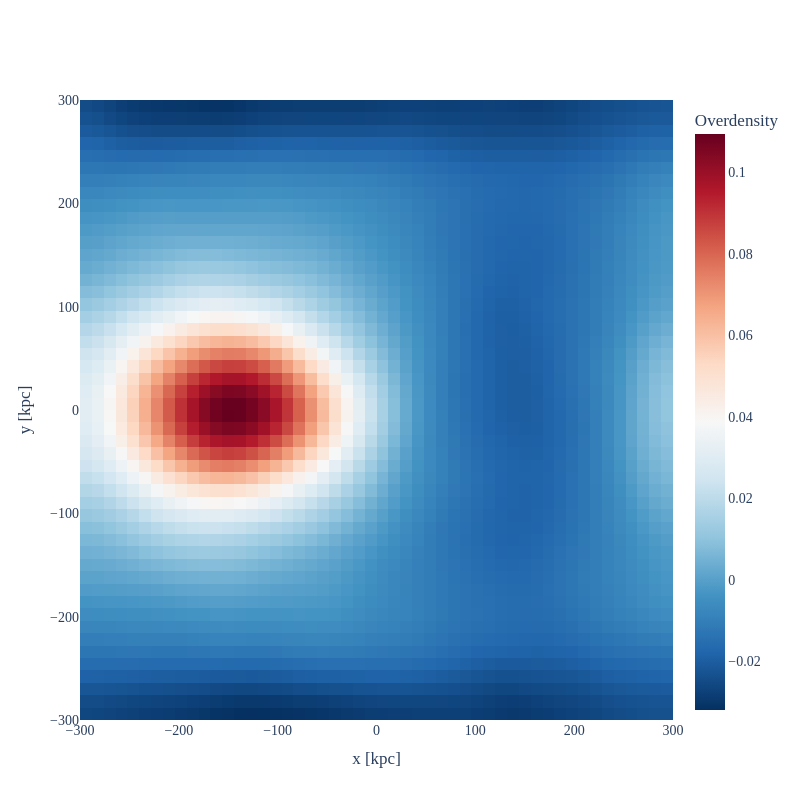
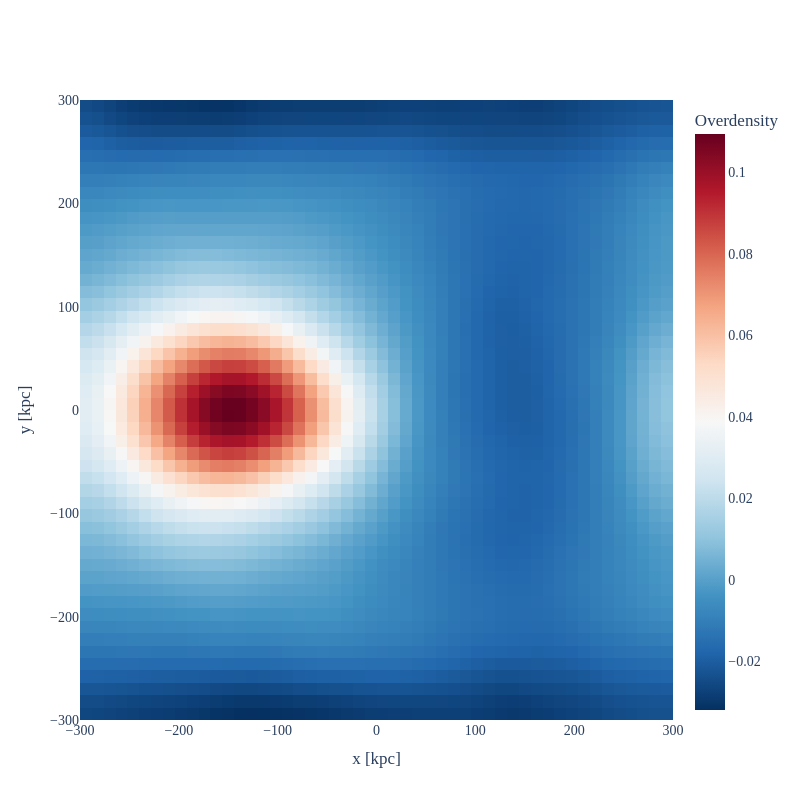

Here is the notebook cell these charts were saved with, in order:
### Code cell
plot_OD_gaussian_interactive(x, y, (50, 50), 2,'x [kpc]', 'y [kpc]')

### Figure 1 — Plotly figure (JSON) as saved in the notebook; plotly's stock layout.template omitted (floating-point values rounded to 4 significant figures; data arrays with more than 128 entries replaced by an {"elided": "..."} marker saying what was removed)
{"data": [{"colorbar": {"title": {"text": "Overdensity"}}, "colorscale": [[0, "rgb(5,48,97)"], [0.1, "rgb(33,102,172)"], [0.2, "rgb(67,147,195)"], [0.3, "rgb(146,197,222)"], [0.4, "rgb(209,229,240)"], [0.5, "rgb(247,247,247)"], [0.6, "rgb(253,219,199)"], [0.7, "rgb(244,165,130)"], [0.8, "rgb(214,96,77)"], [0.9, "rgb(178,24,43)"], [1, "rgb(103,0,31)"]], "hovertemplate": "x [kpc]: %{x:.3f}<br>y [kpc]: %{y:.3f}<br>OD: %{z:.3f}<extra></extra>", "type": "heatmap", "x": [-294.0, -282.0, -270.0, -258.0, -246.0, -234.0, -222.0, -210.0, -198.0, -186.0, -174.0, -162.0, -150.0, -138.0, -126.0, -114.0, -102.0, -90.0, -78.0, -66.0, -54.0, -42.0, -30.0, -18.0, -6.0, 6.0, 18.0, 30.0, 42.0, 54.0, 66.0, 78.0, 90.0, 102.0, 114.0, 126.0, 138.0, 150.0, 162.0, 174.0, 186.0, 198.0, 210.0, 222.0, 234.0, 246.0, 258.0, 270.0, 282.0, 294.0], "y": [-294.0, -282.0, -270.0, -258.0, -246.0, -234.0, -222.0, -210.0, -198.0, -186.0, -174.0, -162.0, -150.0, -138.0, -126.0, -114.0, -102.0, -90.0, -78.0, -66.0, -54.0, -42.0, -30.0, -18.0, -6.0, 6.0, 18.0, 30.0, 42.0, 54.0, 66.0, 78.0, 90.0, 102.0, 114.0, 126.0, 138.0, 150.0, 162.0, 174.0, 186.0, 198.0, 210.0, 222.0, 234.0, 246.0, 258.0, 270.0, 282.0, 294.0], "z": {"elided": "50x50 float values"}}], "layout": {"font": {"family": "serif", "size": 14}, "height": 800, "width": 800, "xaxis": {"title": {"text": "x [kpc]"}}, "yaxis": {"title": {"text": "y [kpc]"}}}}

### Figure 2 — Plotly figure (JSON) as saved in the notebook; plotly's stock layout.template omitted (floating-point values rounded to 4 significant figures; data arrays with more than 128 entries replaced by an {"elided": "..."} marker saying what was removed)
{"data": [{"colorbar": {"title": {"text": "Overdensity"}}, "colorscale": [[0, "rgb(5,48,97)"], [0.1, "rgb(33,102,172)"], [0.2, "rgb(67,147,195)"], [0.3, "rgb(146,197,222)"], [0.4, "rgb(209,229,240)"], [0.5, "rgb(247,247,247)"], [0.6, "rgb(253,219,199)"], [0.7, "rgb(244,165,130)"], [0.8, "rgb(214,96,77)"], [0.9, "rgb(178,24,43)"], [1, "rgb(103,0,31)"]], "hovertemplate": "x [kpc]: %{x:.3f}<br>y [kpc]: %{y:.3f}<br>OD: %{z:.3f}<extra></extra>", "type": "heatmap", "x": [-294.0, -282.0, -270.0, -258.0, -246.0, -234.0, -222.0, -210.0, -198.0, -186.0, -174.0, -162.0, -150.0, -138.0, -126.0, -114.0, -102.0, -90.0, -78.0, -66.0, -54.0, -42.0, -30.0, -18.0, -6.0, 6.0, 18.0, 30.0, 42.0, 54.0, 66.0, 78.0, 90.0, 102.0, 114.0, 126.0, 138.0, 150.0, 162.0, 174.0, 186.0, 198.0, 210.0, 222.0, 234.0, 246.0, 258.0, 270.0, 282.0, 294.0], "y": [-294.0, -282.0, -270.0, -258.0, -246.0, -234.0, -222.0, -210.0, -198.0, -186.0, -174.0, -162.0, -150.0, -138.0, -126.0, -114.0, -102.0, -90.0, -78.0, -66.0, -54.0, -42.0, -30.0, -18.0, -6.0, 6.0, 18.0, 30.0, 42.0, 54.0, 66.0, 78.0, 90.0, 102.0, 114.0, 126.0, 138.0, 150.0, 162.0, 174.0, 186.0, 198.0, 210.0, 222.0, 234.0, 246.0, 258.0, 270.0, 282.0, 294.0], "z": {"elided": "50x50 float values"}}], "layout": {"font": {"family": "serif", "size": 14}, "height": 800, "width": 800, "xaxis": {"title": {"text": "x [kpc]"}}, "yaxis": {"title": {"text": "y [kpc]"}}}}
